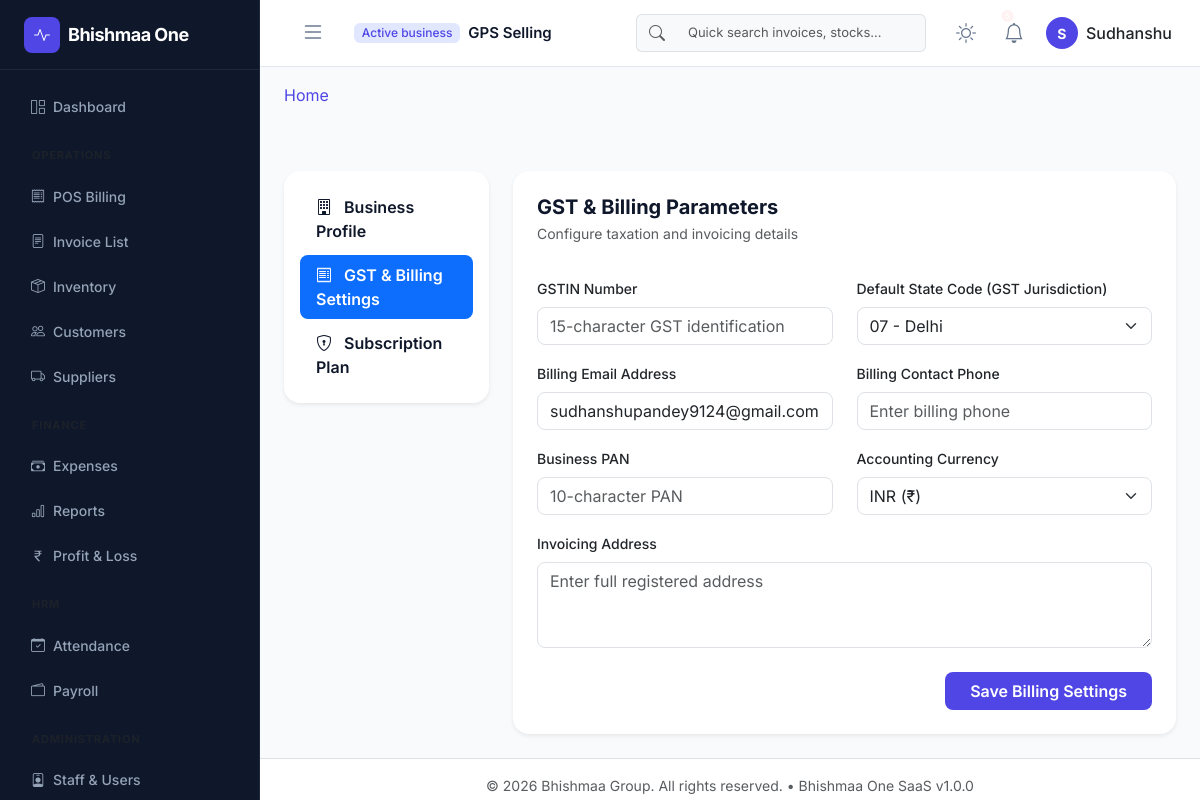
The app's page /organizations/billing-settings (signed in) with its own data.
### app/models/core.py (models this page shows, shortened)
class Base(db.Model):
    __abstract__ = True
    id = db.Column(UUIDType, primary_key=True, default=lambda: str(uuid.uuid4()))
    created_at = db.Column(db.DateTime, default=datetime.datetime.utcnow, index=True)
    updated_at = db.Column(db.DateTime, default=datetime.datetime.utcnow, onupdate=datetime.datetime.utcnow)
    is_deleted = db.Column(db.Boolean, default=False, index=True)

class Organization(Base):
    __tablename__ = 'organizations'
    name = db.Column(db.String(150), nullable=False)
    subdomain = db.Column(db.String(50), unique=True, index=True, nullable=False)
    is_active = db.Column(db.Boolean, default=True, index=True)
    plan_name = db.Column(db.String(50), default='Free')
    users = db.relationship('User', back_populates='organization', lazy=True)

class User(UserMixin, Base):
    __tablename__ = 'users'
    username = db.Column(db.String(80), unique=True, index=True, nullable=False)
    email = db.Column(db.String(120), unique=True, index=True, nullable=False)
    password_hash = db.Column(db.String(128), nullable=False)
    first_name = db.Column(db.String(50))
    last_name = db.Column(db.String(50))
    is_active = db.Column(db.Boolean, default=True, index=True)
    organization_id = db.Column(UUIDType, db.ForeignKey('organizations.id', ondelete='CASCADE'), nullable=True, index=True)
    branch_id = db.Column(UUIDType, db.ForeignKey('branches.id', ondelete='SET NULL'), nullable=True, index=True)
    organization = db.relationship('Organization', back_populates='users')
    branch = db.relationship('Branch', backref=db.backref('users', lazy=True))
    roles = db.relationship('Role', secondary=user_roles, back_populates='users', lazy='joined')
    def has_permission(self, perm_name):
        for role in self.roles:
            if any(perm.name == perm_name for perm in role.permissions):
                return True
        return False

### app/models/organizations.py (models this page shows, shortened)
class OrganizationDetail(Base):
    __tablename__ = 'organization_details'
    organization_id = db.Column(UUIDType, db.ForeignKey('organizations.id', ondelete='CASCADE'), nullable=False, unique=True, index=True)
    gstin = db.Column(db.String(15))
    billing_email = db.Column(db.String(120))
    billing_phone = db.Column(db.String(15))
    billing_address = db.Column(db.Text)
    state_code = db.Column(db.String(2), default='07')  # Indian State Code (default Delhi)
    pan_number = db.Column(db.String(10))
    currency = db.Column(db.String(3), default='INR')
    organization = db.relationship('Organization', backref=db.backref('details', uselist=False, lazy=True, cascade='all, delete-orphan'))

### app/blueprints/organizations/routes.py (the view, shortened to what this page needs)
@organizations_bp.route('/billing-settings', methods=['GET', 'POST'])
@login_required
def billing_settings():
    org = current_user.organization
    if not org:
        flash("No active organization profile found.", "danger")
        return redirect(url_for('dashboard.index'))
    details = get_or_create_org_details(org.id)
    form = BillingSettingsForm(obj=details)
    return render_template('organizations/billing_settings.html', form=form, org=org)

### app/blueprints/organizations/forms.py (shortened to what this page needs)
class BillingSettingsForm(FlaskForm):
    gstin = StringField('GSTIN', validators=[Length(max=15)])
    billing_email = StringField('Billing Email', validators=[DataRequired(), Email(), Length(max=120)])
    billing_phone = StringField('Billing Phone', validators=[Length(max=15)])
    billing_address = TextAreaField('Billing Address', validators=[Length(max=500)])
    state_code = SelectField('State Code (GST)', choices=[
        ('01', '01 - Jammu & Kashmir'),
        ('02', '02 - Himachal Pradesh'),
        ('03', '03 - Punjab'),
        ('05', '05 - Uttarakhand'),
        ('06', '06 - Haryana'),
        ('07', '07 - Delhi'),
        ('08', '08 - Rajasthan'),
        ('09', '09 - Uttar Pradesh'),
        ('10', '10 - Bihar'),
        ('19', '19 - West Bengal'),
        ('24', '24 - Gujarat'),
        ('27', '27 - Maharashtra'),
        ('29', '29 - Karnataka'),
        ('33', '33 - Tamil Nadu'),
        ('36', '36 - Telangana')
    ], default='07')
    pan_number = StringField('PAN Number', validators=[Length(max=10)])
    currency = SelectField('Currency', choices=[('INR', 'INR (₹)'), ('USD', 'USD ($)')], default='INR')
    submit = SubmitField('Save Billing Settings')

### app/blueprints/organizations/services.py (called while the page is built, shortened)
def get_or_create_org_details(organization_id):
    detail = OrganizationDetail.query.filter_by(organization_id=organization_id).first()
    return detail

### app/models/core.py (called while the page is built)
    def process_bind_param(self, value, dialect):
        if value is None:
            return value
        return str(value)

    def process_result_value(self, value, dialect):
        if value is None:
            return value
        return str(value)

### app/blueprints/organizations/templates/organizations/billing_settings.html (shortened to what this page needs)
{% extends "layouts/base.html" %}
{% block content %}
<div class="row g-4 mt-3">
    <div class="col-lg-3">
        <div class="card border-0 shadow-sm rounded-4">
            <div class="card-body p-3">
                <div class="nav flex-column nav-pills gap-1">
                    <a class="nav-link rounded-3 py-2 px-3 fw-semibold text-main" href="{{ url_for('organizations.profile') }}">
                        <i class="bi bi-building me-2"></i> Business Profile
                    </a>
                    <a class="nav-link active rounded-3 py-2 px-3 fw-semibold" href="{{ url_for('organizations.billing_settings') }}">
                        <i class="bi bi-receipt me-2"></i> GST & Billing Settings
                    </a>
                    <a class="nav-link rounded-3 py-2 px-3 fw-semibold text-main" href="{{ url_for('organizations.subscription') }}">
                        <i class="bi bi-shield-lock me-2"></i> Subscription Plan
                    </a>
                </div>
            </div>
        </div>
    </div>
    <div class="col-lg-9">
        <div class="card border-0 shadow-sm rounded-4">
            <div class="card-header bg-transparent border-0 px-4 pt-4">
                <h5 class="fw-bold mb-1 text-main">GST & Billing Parameters</h5>
                <p class="text-muted small mb-0">Configure taxation and invoicing details</p>
            </div>
            <div class="card-body p-4">
                <form method="POST" action="">
                    <div class="row">
                        <div class="col-md-6 mb-3">
                            <label for="gstin" class="form-label fw-medium small">GSTIN Number</label>
                            {{ form.gstin(class="form-control rounded-3", placeholder="15-character GST identification") }}
                        </div>
                        <div class="col-md-6 mb-3">
                            <label for="state_code" class="form-label fw-medium small">Default State Code (GST Jurisdiction)</label>
                            {{ form.state_code(class="form-select rounded-3") }}
                        </div>
                    </div>
                    <div class="row">
                        <div class="col-md-6 mb-3">
                            <label for="billing_email" class="form-label fw-medium small">Billing Email Address</label>
                            {{ form.billing_email(class="form-control rounded-3", placeholder="billing@yourbusiness.com") }}
                        </div>
                        <div class="col-md-6 mb-3">
                            <label for="billing_phone" class="form-label fw-medium small">Billing Contact Phone</label>
                            {{ form.billing_phone(class="form-control rounded-3", placeholder="Enter billing phone") }}
                        </div>
                    </div>
                    <div class="row">
                        <div class="col-md-6 mb-3">
                            <label for="pan_number" class="form-label fw-medium small">Business PAN</label>
                            {{ form.pan_number(class="form-control rounded-3", placeholder="10-character PAN") }}
                        </div>
                        <div class="col-md-6 mb-3">
                            <label for="currency" class="form-label fw-medium small">Accounting Currency</label>
                            {{ form.currency(class="form-select rounded-3") }}
                        </div>
                    </div>
                    <div class="mb-3">
                        <label for="billing_address" class="form-label fw-medium small">Invoicing Address</label>
                        {{ form.billing_address(class="form-control rounded-3", rows="3", placeholder="Enter full registered address") }}
                    </div>
                    <div class="d-flex justify-content-end mt-4">
                        {{ form.submit(class="btn btn-indigo rounded-3 px-4 fw-semibold") }}
                    </div>
                </form>
            </div>
        </div>
    </div>
</div>
{% endblock %}

### app/templates/components/navbar.html (shortened to what this page needs)
<nav class="navbar navbar-expand-lg app-navbar px-3">
    <div class="container-fluid">
        <button class="btn sidebar-toggle-btn me-3" id="sidebarToggle" onclick="toggleSidebar()">
            <i class="bi bi-list fs-4"></i>
        </button>
        <div class="navbar-brand-tenant d-flex align-items-center flex-wrap gap-1">
            <span class="badge bg-indigo-light text-indigo me-1">Active business</span>
            <span class="tenant-name fw-semibold text-truncate me-2" style="max-width: 200px;">
                {{ current_user.organization.name if current_user.organization else 'Bhishmaa One' }}
            </span>
        </div>
        <div class="collapse navbar-collapse justify-content-end" id="navbarContent">
            <form class="d-none d-md-flex navbar-search me-4" role="search">
                <div class="input-group">
                    <span class="input-group-text bg-light border-end-0">
                        <i class="bi bi-search text-muted"></i>
                    </span>
                    <input class="form-control bg-light border-start-0" type="search" placeholder="Quick search invoices, stocks..." aria-label="Search">
                </div>
            </form>
            <div class="d-flex align-items-center gap-3">
                <button class="btn btn-icon theme-toggle-btn" onclick="toggleTheme()" title="Toggle Dark/Light Mode">
                    <i class="bi bi-sun sun-icon fs-5"></i>
                </button>
                <div class="dropdown">
                    <button class="btn btn-icon position-relative" type="button" data-bs-toggle="dropdown" aria-expanded="false">
                        <i class="bi bi-bell fs-5"></i>
                        {% if unread_count > 0 %}
                            <span class="position-absolute top-1 start-75 translate-middle badge rounded-pill bg-danger" style="font-size: 8px; padding: 2px 4px;">{{ unread_count }}</span>
                        {% endif %}
                    </button>
                </div>
                <div class="dropdown">
                    <button class="btn profile-dropdown-btn d-flex align-items-center gap-2" type="button" data-bs-toggle="dropdown" aria-expanded="false">
                        <div class="profile-avatar text-white fw-bold">
                            {{ current_user.first_name[0] if current_user.first_name else 'U' }}
                        </div>
                        <span class="d-none d-lg-inline fw-medium">{{ current_user.first_name }}</span>
                    </button>
                </div>
            </div>
        </div>
    </div>
</nav>

### app/static/css/app.css (style rules this page uses)
:root { --font-primary: 'Inter', sans-serif; --color-bg-app: #f8fafc; --color-bg-card: #ffffff; --color-border: #e2e8f0; --color-text-main: #0f172a; --color-text-muted: #64748b; --color-primary: #4f46e5; --color-primary-hover: #4338ca; --color-primary-light: #e0e7ff; --color-success: #10b981; --color-success-bg: #ecfdf5; --color-warning: #f59e0b; --color-warning-bg: #fffbeb; --color-danger: #ef4444; --color-danger-bg: #fef2f2; --sidebar-width: 260px; --navbar-height: 70px; --transition-speed: 0.3s; }
* { box-sizing: border-box; margin: 0; padding: 0; }
body { font-family: var(--font-primary); background-color: var(--color-bg-app); color: var(--color-text-main); overflow-x: hidden; line-height: 1.5; transition: background-color var(--transition-speed), color var(--transition-speed); }
a { color: var(--color-primary); text-decoration: none; transition: color var(--transition-speed); }
.app-navbar { height: var(--navbar-height); background-color: var(--color-bg-card); border-bottom: 1px solid var(--color-border); position: sticky; top: 0; z-index: 99; }
.sidebar-toggle-btn { color: var(--color-text-muted); }
.tenant-name { font-size: 15px; }
.navbar-search .form-control { width: 250px; font-size: 13px; }
.profile-avatar { width: 32px; height: 32px; background-color: var(--color-primary); border-radius: 50%; display: flex; align-items: center; justify-content: center; font-size: 14px; }
.profile-dropdown-btn { border: none; background: none; padding: 0; }
.btn-icon { background: none; border: none; color: var(--color-text-muted); border-radius: 50%; padding: 8px; display: flex; align-items: center; justify-content: center; transition: background-color var(--transition-speed); }
.sun-icon { display: block; }
.text-main { color: var(--color-text-main); }
.text-indigo { color: var(--color-primary) !important; }
.bg-indigo-light { background-color: var(--color-primary-light) !important; }
.btn-indigo { background-color: var(--color-primary); color: white; }
.card { background-color: var(--color-bg-card); border: 1px solid var(--color-border); }

### app/static/css/dashboard.css (style rules this page uses)
.bg-danger { background-color: var(--color-danger-bg) !important; }
.badge { font-weight: 500; }
.btn-icon { width: 32px; height: 32px; padding: 0; display: inline-flex; align-items: center; justify-content: center; }

### records on screen
Organization: organization "GPS Selling"
User: first_name "S", first_name "Sudhanshu"
OrganizationDetail: state_code "07 - Delhi", billing_email "sudhanshupandey9124@gmail.com", currency "INR (₹)"
